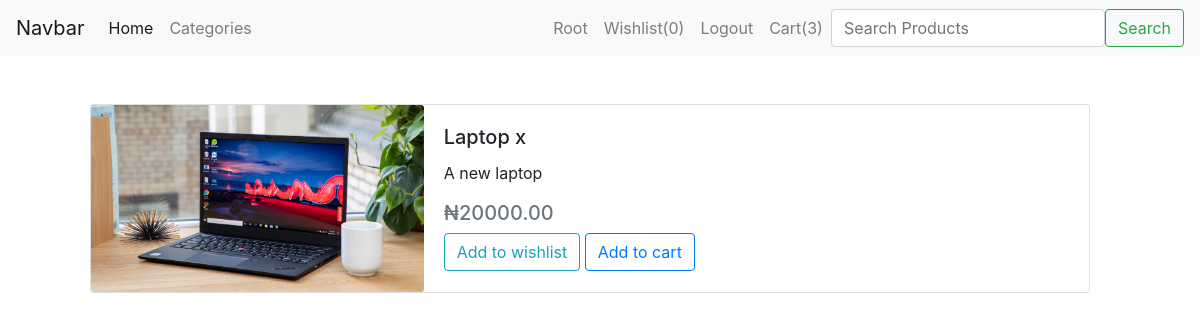
Screenshot of /product-details/6 (signed in) with the database file from the repository.
### store/models.py (models this page shows, shortened)
class Wishlist(models.Model):
    customer = models.OneToOneField(Customer, on_delete=models.CASCADE, null=True, blank=True)
    products = models.ManyToManyField(Product, blank=True)
    @property
    def get_wishlist_total(self):
        return self.products.all().count()
    @property
    def get_wishlist_products(self):
        return self.products.all()
    def check_if_product_in_wishlist(self, product):
        products = self.get_wishlist_products
        if product in products:
            return True
        else:
            return False

class Product(models.Model):
    product_name = models.CharField(max_length=100, null=True, blank=True)
    product_category = models.ForeignKey(Category, null=True, on_delete=models.CASCADE)
    product_image = models.ImageField(upload_to='product_images', default='product.jpg')
    product_price = models.DecimalField(max_digits=7, decimal_places=2)
    product_description = models.TextField()
    @property
    def imageURL(self):
        try:
            url = self.product_image.url
        except:
            url = ''
        return url

### store/views.py (the view)
# urls.py: path('product-details/<str:pk>', views.product_details, name='Product_details'),
def product_details(request, pk):
    product = Product.objects.get(id=pk)
    data = cartData(request)
    categories = Category.objects.all()
    wishlist = request.user.customer.wishlist
    in_wishlist = wishlist.check_if_product_in_wishlist(product)
    context = {
        'product': product,
        'categories': categories,
        'cart_items': data['cartItems'],
        'in_wishlist': in_wishlist,
    }
    return render(request, 'store/product_details.html', context)

### store/models.py (called while the page is built)
    def __str__(self):
        return self.name

    @property
    def get_cart_items(self):
        order_items = self.orderitem_set.all()
        total = sum([item.quantity for item in order_items])
        return total

### store/utils.py (called while the page is built)
def cartData(request):
    if request.user.is_authenticated:
        customer = request.user.customer
        order, created = Order.objects.get_or_create(customer=customer, order_status='pending')
        items = order.orderitem_set.all()
        cart_items = order.get_cart_items
    else:
        cookieData = cookieCart(request)
        cart_items = cookieData['cartItems']
        order = cookieData['order']
        items = cookieData['items']
    return {'cartItems': cart_items, 'order': order, 'items': items}

### store/templates/store/product_details.html (shortened to what this page needs)
{% extends 'store/base_template.html' %}
{% load static %}
{% block content %}
  <div class="card mb-3 mt-5" style="max-width: 1000px;">
  <div class="row no-gutters">
    <div class="col-md-4">
      <img src="{{ product.imageURL}}" class="card-img" alt="...">
    </div>
    <div class="col-md-8">
      <div class="card-body">
        <h5 class="card-title">{{ product.product_name }}</h5>
        <p class="card-text">{{ product.product_description}}</p>
        <h5 class="text-muted">&#8358;{{product.product_price|floatformat:2}}</h5>
        {% if in_wishlist == True %}
          <a class="btn btn-outline-danger" href="{% url 'remove_from_wishlist' product.id %}" >Remove from wishlist</a>
        {% else %}
          <a class='btn btn-outline-info' href="{% url 'add_to_wishlist' product.id %}">Add to wishlist</a>
        {% endif %}
          <a class="btn btn-outline-primary update-cart" data-product_id={{product.id}} data-action="add" >Add to cart</a>
      </div>
    </div>
  </div>
</div>
    </div>
{% endblock content %}

### store/templates/store/navbar.html (shortened to what this page needs)
    <nav class="navbar navbar-expand-lg navbar-light bg-light">
        <a class="navbar-brand" href="#">Navbar</a>
        <div class="collapse navbar-collapse" id="navbarSupportedContent">
            <ul class="navbar-nav mr-auto">
                <li class="nav-item active"><a class="nav-link" href="{% url 'Store-home' %}">Home <span class="sr-only">(current)</span></a></li>
                <li class="nav-item"><a class="nav-link" href="#" onclick="openNav()">Categories</a></li>
            </ul>
            <ul class="navbar-nav ml-auto">
                {% if request.user.is_authenticated %}
                    <li class="nav-item"><a class="nav-link" href="#">{{request.user.username.title}}</a></li>
                    <li class="nav-item"><a class="nav-link" href="{% url 'Store-wishlist'%}">Wishlist({{request.user.customer.wishlist.get_wishlist_total}})</a></li>
                    <li class="nav-item"><a class="nav-link" href="{% url 'logout' %}">Logout</a></li>
                {% else %}
                    <li class="nav-item"><a class="nav-link" href="{% url 'register' %}">Register</a></li>
                    <li class="nav-item"><a class="nav-link" href="{% url 'login' %}">Login</a></li>
                {% endif %}
                <li class="nav-item"><a class="nav-link" href="{% url 'Store-cart' %}">Cart({{cart_items}})</a></li>
            </ul>
              <form class="form-inline my-2 my-lg-0" method="GET" action="{% url 'Search-product'%}">
                <input type="text" class="form-control" name="product_name" placeholder="Search Products">
      <button class="btn btn-outline-success my-2 my-sm-0" type="submit">Search</button>
    </form>
        </div>
    </nav>

### rows the page displays
Product: imageURL (picture), product_name "Laptop x", product_description "A new laptop", product_price "20000.00"

### other values shown
{{ request.user.username.title }} "Root"
{{ request.user.customer.wishlist.get_wishlist_total }} "0"
{{ cart_items }} "3"
